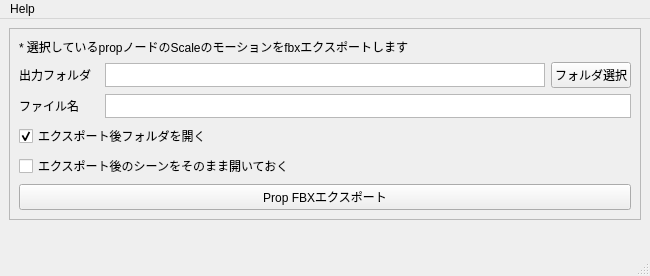
<?xml version="1.0" encoding="UTF-8"?>
<ui version="4.0">
 <class>MainWindow</class>
 <widget class="QMainWindow" name="MainWindow">
  <property name="geometry">
   <rect>
    <x>0</x>
    <y>0</y>
    <width>650</width>
    <height>276</height>
   </rect>
  </property>
  <property name="minimumSize">
   <size>
    <width>600</width>
    <height>200</height>
   </size>
  </property>
  <property name="maximumSize">
   <size>
    <width>2000</width>
    <height>300</height>
   </size>
  </property>
  <property name="windowTitle">
   <string>MotionFBXExporter</string>
  </property>
  <widget class="QWidget" name="centralwidget">
   <layout class="QVBoxLayout" name="verticalLayout_5">
    <item>
     <widget class="QFrame" name="frame_fbx_export">
      <property name="frameShape">
       <enum>QFrame::StyledPanel</enum>
      </property>
      <property name="frameShadow">
       <enum>QFrame::Raised</enum>
      </property>
      <layout class="QVBoxLayout" name="verticalLayout_2">
       <item>
        <widget class="QLabel" name="lbl_export_fbx">
         <property name="text">
          <string>&lt;html&gt;&lt;head/&gt;&lt;body&gt;&lt;p&gt;* 選択しているpropノードのScaleのモーションをfbxエクスポートします&lt;/p&gt;&lt;/body&gt;&lt;/html&gt;</string>
         </property>
        </widget>
       </item>
       <item>
        <layout class="QHBoxLayout" name="horizontalLayout_2">
         <item>
          <widget class="QLabel" name="lbl_out_folder">
           <property name="minimumSize">
            <size>
             <width>80</width>
             <height>0</height>
            </size>
           </property>
           <property name="maximumSize">
            <size>
             <width>100</width>
             <height>16777215</height>
            </size>
           </property>
           <property name="text">
            <string>出力フォルダ</string>
           </property>
          </widget>
         </item>
         <item>
          <widget class="QTextEdit" name="txt_out_folder">
           <property name="sizePolicy">
            <sizepolicy hsizetype="Expanding" vsizetype="Fixed">
             <horstretch>0</horstretch>
             <verstretch>0</verstretch>
            </sizepolicy>
           </property>
           <property name="maximumSize">
            <size>
             <width>16777215</width>
             <height>24</height>
            </size>
           </property>
           <property name="sizeAdjustPolicy">
            <enum>QAbstractScrollArea::AdjustIgnored</enum>
           </property>
          </widget>
         </item>
         <item>
          <widget class="QPushButton" name="btn_browse_out_folder">
           <property name="text">
            <string>フォルダ選択</string>
           </property>
          </widget>
         </item>
        </layout>
       </item>
       <item>
        <layout class="QHBoxLayout" name="horizontalLayout">
         <item>
          <widget class="QLabel" name="lbl_file_name">
           <property name="sizePolicy">
            <sizepolicy hsizetype="Fixed" vsizetype="Preferred">
             <horstretch>0</horstretch>
             <verstretch>0</verstretch>
            </sizepolicy>
           </property>
           <property name="minimumSize">
            <size>
             <width>80</width>
             <height>0</height>
            </size>
           </property>
           <property name="maximumSize">
            <size>
             <width>100</width>
             <height>16777215</height>
            </size>
           </property>
           <property name="toolTip">
            <string>出力するfbxファイル名</string>
           </property>
           <property name="text">
            <string>ファイル名</string>
           </property>
          </widget>
         </item>
         <item>
          <widget class="QTextEdit" name="txt_file_name">
           <property name="sizePolicy">
            <sizepolicy hsizetype="Expanding" vsizetype="Fixed">
             <horstretch>0</horstretch>
             <verstretch>0</verstretch>
            </sizepolicy>
           </property>
           <property name="maximumSize">
            <size>
             <width>16777215</width>
             <height>24</height>
            </size>
           </property>
          </widget>
         </item>
        </layout>
       </item>
       <item>
        <widget class="QCheckBox" name="chk_open_out_folder">
         <property name="toolTip">
          <string/>
         </property>
         <property name="text">
          <string>エクスポート後フォルダを開く</string>
         </property>
         <property name="checked">
          <bool>true</bool>
         </property>
        </widget>
       </item>
       <item>
        <widget class="QCheckBox" name="chk_keep_edited_scene_open">
         <property name="toolTip">
          <string>オフの場合実行後は空のシーンを開きます（上書き防止）</string>
         </property>
         <property name="text">
          <string>エクスポート後のシーンをそのまま開いておく</string>
         </property>
        </widget>
       </item>
       <item>
        <widget class="QPushButton" name="btn_export_fbx">
         <property name="toolTip">
          <string>シーンを大きく変更するので保存をしてからの実行をお勧めします</string>
         </property>
         <property name="styleSheet">
          <string notr="true"/>
         </property>
         <property name="text">
          <string>Prop FBXエクスポート</string>
         </property>
        </widget>
       </item>
      </layout>
     </widget>
    </item>
    <item>
     <spacer name="verticalSpacer">
      <property name="orientation">
       <enum>Qt::Vertical</enum>
      </property>
      <property name="sizeHint" stdset="0">
       <size>
        <width>20</width>
        <height>40</height>
       </size>
      </property>
     </spacer>
    </item>
   </layout>
  </widget>
  <widget class="QMenuBar" name="menubar">
   <property name="geometry">
    <rect>
     <x>0</x>
     <y>0</y>
     <width>650</width>
     <height>26</height>
    </rect>
   </property>
   <widget class="QMenu" name="menuHelp">
    <property name="title">
     <string>Help</string>
    </property>
    <addaction name="action_manual"/>
   </widget>
   <addaction name="menuHelp"/>
  </widget>
  <widget class="QStatusBar" name="statusbar"/>
  <action name="action_manual">
   <property name="text">
    <string>ツールマニュアル</string>
   </property>
  </action>
 </widget>
 <resources/>
 <connections/>
</ui>
